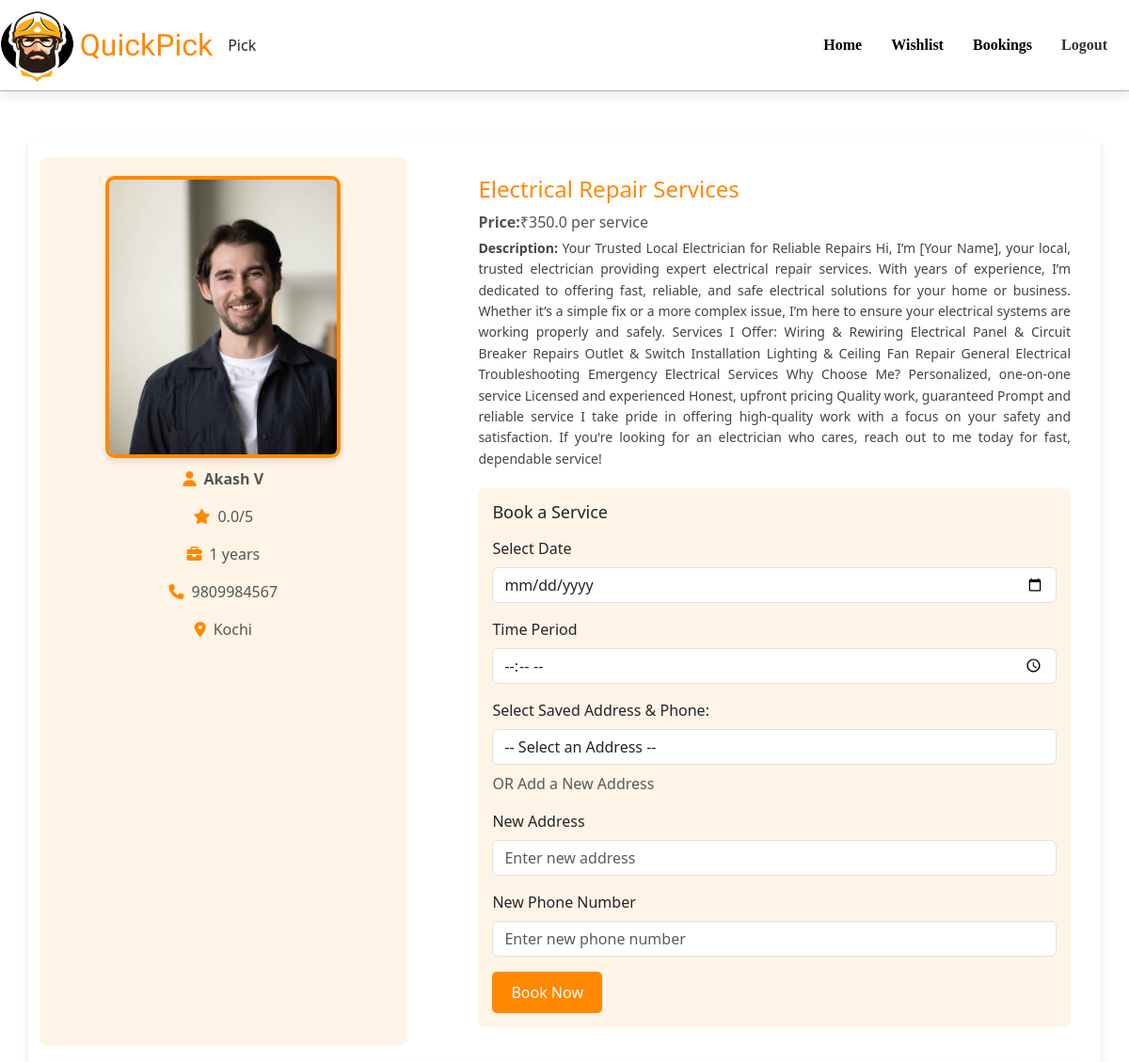
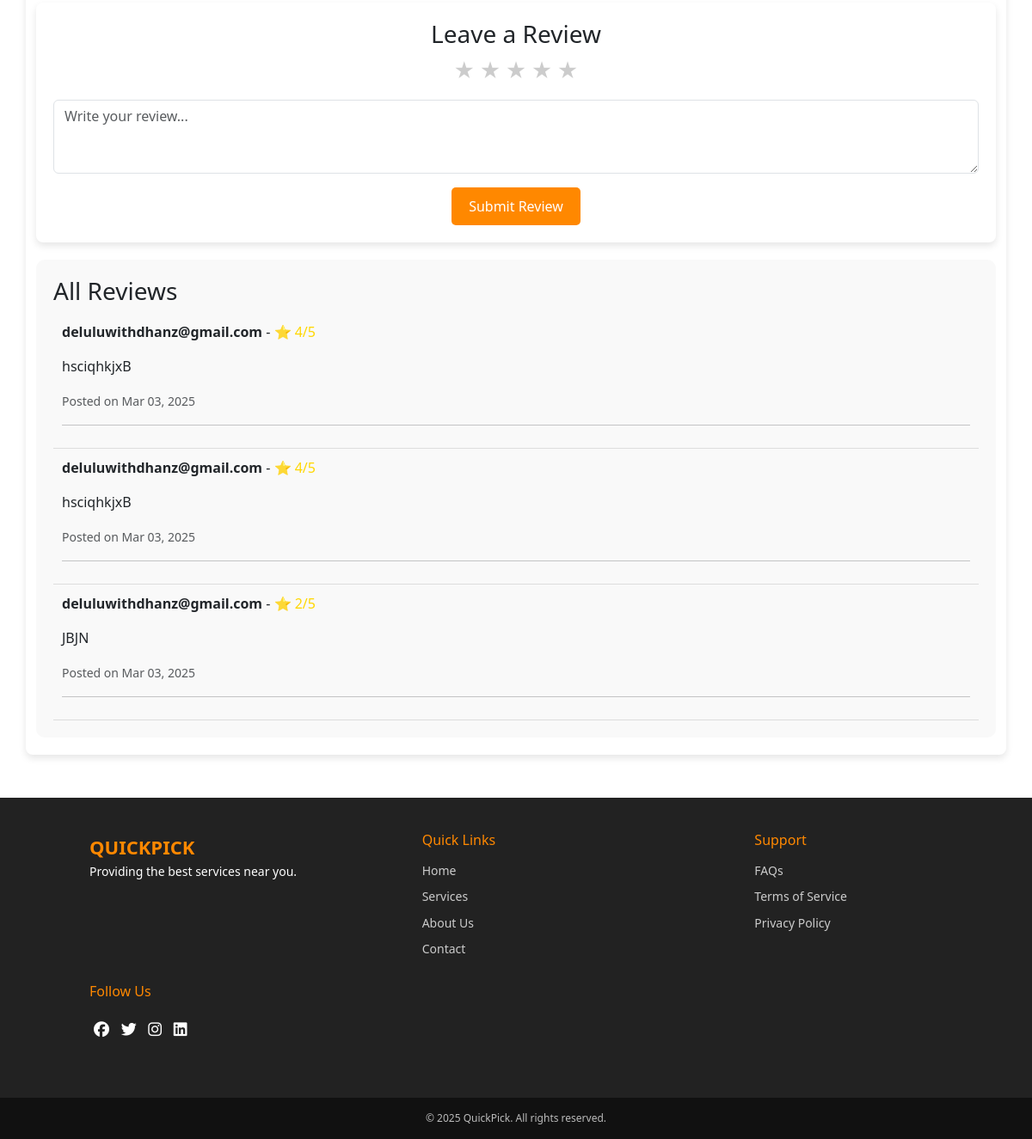
Screenshot of /view_details/2 (signed in) with the database file from the repository (2 pictures, top to bottom).
### app/models.py (models this page shows, shortened)
class ServiceProvider(models.Model):
    category = models.ForeignKey(Category, on_delete=models.CASCADE)
    profile = models.FileField()
    name = models.TextField()
    phone = models.IntegerField(unique=True)
    experience = models.IntegerField()
    availability = models.BooleanField(default=True)
    rating = models.FloatField(default=0.0)
    location = models.TextField()
    des = models.TextField()
    charge = models.FloatField()
    working_hours = models.TextField()

class Category(models.Model):
    category = models.TextField()
    img = models.FileField()

class Review(models.Model):
    provider = models.ForeignKey(ServiceProvider, on_delete=models.CASCADE, related_name="reviews")
    user = models.ForeignKey(User, on_delete=models.CASCADE)
    rating = models.IntegerField()
    message = models.TextField()
    created_at = models.DateTimeField(auto_now_add=True)

### app/views.py (the view, shortened to what this page needs)
# urls.py: path('view_details/<id>',views.view_details),
def view_details(request, id):
    if 'user' in request.session:
        provider = get_object_or_404(ServiceProvider, pk=id)
        reviews = Review.objects.filter(provider=provider)
        saved_addresses = Address.objects.filter(user=request.user)
        return render(request, 'user/view_details.html', {
            'provider': provider,
            'reviews': reviews,
            'saved_addresses': saved_addresses
        })
    else:
        return redirect(user_login)

### templates/user/view_details.html (shortened to what this page needs)
<!DOCTYPE html>
<html lang="en">
<head>
    {% load static %}
    <link rel="stylesheet" href="{% static 'css/details_style.css' %}">
    <link rel="stylesheet" href="{% static 'css/footer.css' %}">
    <link href="https://cdn.jsdelivr.net/npm/bootstrap@5.3.3/dist/css/bootstrap.min.css" rel="stylesheet">
    <link rel="stylesheet" href="https://cdnjs.cloudflare.com/ajax/libs/font-awesome/6.5.1/css/all.min.css">
    <link href="https://cdn.jsdelivr.net/npm/bootstrap@5.3.3/dist/css/bootstrap.min.css" rel="stylesheet">
</head>
<body>
    <nav class="navbar navbar-expand-lg">
        <a href="../../">
            <img src="../../static/logo.png" alt="logo" width="80" height="80">
            <a class="navbar-brand" href="#">QuickPick</a>
            </a>Pick</a>
        <div class="collapse navbar-collapse" id="navbarNav">
          <ul class="navbar-nav ms-auto">
            <li class="nav-item">
              <a class="nav-link active" href="../../">Home</a>
            </li>
            <li class="nav-item">
              <a class="nav-link active" href="../../viewWishlist">Wishlist</a>
            </li>
            <li class="nav-item">
              <a class="nav-link active" href="../../user_bookings">Bookings</a>
            </li>
            <li class="nav-item">
              <a class="nav-link" href="../../logout">Logout</a>
            </li>
          </ul>
        </div>
      </nav>
    <div class="container">
        <div class="left-panel">
            <img src="{{ provider.profile.url }}" alt="Profile Image" class="profile-img">
            <p><i class="fas fa-user"></i><strong> {{ provider.name }}</strong></p>
            <p><i class="fas fa-star"></i>{{ provider.rating }}/5</p>
            <p><i class="fas fa-briefcase"></i> {{ provider.experience }} years</p>
            <p><i class="fas fa-phone"></i> {{ provider.phone }}</p>
            <p><i class="fas fa-map-marker-alt"></i> {{ provider.location }}</p>
        </div>
        <div class="right-panel">
            <h2>{{ provider.category.category }} Services</h2>
            <div class="info">
                <p> <strong>Price:</strong> ₹{{ provider.charge }} per service</p>
            </div>
            <div class="description">
                <strong>Description:</strong> {{ provider.des }}
            </div>
            <div class="booking-form">
                <h3>Book a Service</h3>
                <form action="" method="post">
                    <div class="mb-3">
                        <label for="date" class="form-label">Select Date</label>
                        <input type="date" class="form-control" id="date" name="date" required>
                    </div>
                    <div class="mb-3">
                        <label for="time" class="form-label">Time Period</label>
                        <input type="time" name="time" class="form-control" id="time" required>
                    </div>
                    <label class="form-label">Select Saved Address & Phone:</label>
                    <select class="form-control" name="selected_address" id="selected_address">
                        <option value="">-- Select an Address --</option>
                    </select>
                    <p class="text-muted mt-2">OR Add a New Address</p>
                    <div class="mb-3">
                        <label class="form-label">New Address</label>
                        <input type="text" class="form-control" name="new_address" id="new_address" placeholder="Enter new address">
                    </div>
                    <div class="mb-3">
                        <label class="form-label">New Phone Number</label>
                        <input type="text" class="form-control" name="new_phone" id="new_phone" placeholder="Enter new phone number">
                    </div>
                    <button type="submit" class="btn-book">Book Now</button>
                </form>
            </div>
        </div>
    <div class="review-section">
        <h3>Leave a Review</h3>
        <form action="" method="post">
            <div class="stars">
                <span class="star" onclick="rate(1)">&#9733;</span>
                <span class="star" onclick="rate(2)">&#9733;</span>
                <span class="star" onclick="rate(3)">&#9733;</span>
                <span class="star" onclick="rate(4)">&#9733;</span>
                <span class="star" onclick="rate(5)">&#9733;</span>
            </div>
            <textarea class="form-control mt-3" name="message" rows="3" placeholder="Write your review..."></textarea>
            <button type="submit" name="review" class="btn-book mt-3">Submit Review</button>
        </form>
    </div>
    <div class="review-list">
        <h3>All Reviews</h3>
        {% if reviews %}
        {% for review in reviews %}
        <div class="review-item">
            <p><strong>{{ review.user.username }}</strong> - <span class="rating">⭐ {{ review.rating }}/5</span></p>
            <p>{{ review.message }}</p>
            <p class="text-muted"><small>Posted on {{ review.created_at|date:"M d, Y" }}</small></p>
            <hr>
        </div>
        {% endfor %}
        {% else %}
        <p>No reviews yet. Be the first to leave a review!</p>
        {% endif %}
    </div>
    </div>
<footer class="footer">
    <div class="footer-section">
        <div class="footer-logo">QuickPick</div>
        <p>Providing the best services near you.</p>
    </div>
    <div class="footer-section footer-links">
        <h4>Quick Links</h4>
        <a href="#">Home</a>
        <a href="#">Services</a>
        <a href="#">About Us</a>
        <a href="#">Contact</a>
    </div>
    <div class="footer-section footer-links">
        <h4>Support</h4>
        <a href="#">FAQs</a>
        <a href="#">Terms of Service</a>
        <a href="#">Privacy Policy</a>
    </div>
    <div class="footer-section">
        <h4>Follow Us</h4>
        <div class="footer-social">
            <a href="#"><i class="fab fa-facebook"></i></a>
            <a href="#"><i class="fab fa-twitter"></i></a>
            <a href="#"><i class="fab fa-instagram"></i></a>
            <a href="#"><i class="fab fa-linkedin"></i></a>
        </div>
    </div>
</footer>
<div class="footer-bottom">
    &copy; 2025 QuickPick. All rights reserved.
</div>
</body>
</html>

### static/css/details_style.css (style rules this page uses)
.navbar { background-color: #fff; box-shadow: 0 4px 12px rgba(0, 0, 0, 0.1); padding: 15px 20px; transition: all 0.3s ease; border-bottom: 1px solid rgba(0, 0, 0, 0.301); margin-bottom:20px; }
.navbar-brand { font-size: 2rem !important; font-family: "Sigmar", serif; font-weight: 400; font-style: normal; color: #ff8800 !important; transition: all 0.3s ease; margin-left: 0.4vw; }
.navbar-nav .nav-item .nav-link { font-size: 1rem; color: #333; margin-right: 15px; transition: all 0.3s ease; font-family: "Dancing Script", serif; font-optical-sizing: auto; font-weight: 700; font-style: normal; }
.form-control { border-radius: 8px; border: 1px solid #ccc; padding: 8px; transition: all 0.3s ease; }
body { background-color: #f8f9fa; font-family: Arial, sans-serif; color: #333; margin: 0; padding: 0; }
.container { max-width: 1100px; margin: 50px auto; padding: 20px; background: white; border-radius: 8px; box-shadow: 0 4px 8px rgba(0, 0, 0, 0.1); display: flex; flex-wrap: wrap; justify-content: space-between; }
.left-panel { width: 35%; text-align: center; padding: 20px; background: #fff4e6; border-radius: 8px; }
.profile-img { width: 100%; max-width: 250px; height: 300px; border-radius: 10px; object-fit: cover; border: 4px solid #ff8800; box-shadow: 0 4px 6px rgba(0, 0, 0, 0.1); }
.left-panel p { font-size: 16px; margin-top: 10px; color: #555; display: flex; align-items: center; justify-content: center; }
.left-panel p i { margin-right: 8px; color: #ff8800; }
.right-panel { width: 60%; padding: 20px; }
.right-panel h2 { font-size: 24px; color: #ff8800; }
.info p { font-size: 16px; color: #555; display: flex; align-items: center; margin: 5px 0; }
.description { font-size: 14px; color: #444; line-height: 1.6; text-align: justify; margin-bottom: 20px; }
.booking-form { background-color: #fff4e6; padding: 15px; border-radius: 8px; }
.booking-form h3 { font-size: 18px; margin-bottom: 15px; }
.btn-book { background-color: #ff8800; color: white; border: none; padding: 10px 20px; border-radius: 5px; transition: 0.3s; }
.review-section { width: 100%; max-width: 100%; margin: 20px 0; background: white; padding: 20px; border-radius: 8px; box-shadow: 0 4px 8px rgba(0, 0, 0, 0.1); text-align: center; }
.stars { display: flex; justify-content: center; gap: 5px; }
.star { font-size: 24px; color: #ccc; cursor: pointer; }
.review-list { width: 100%; padding: 20px; background: #f9f9f9; border-radius: 10px; }
.review-item { padding: 10px; border-bottom: 1px solid #ddd; }
.rating { color: gold; }

### static/css/footer.css (style rules this page uses)
.footer { background: #222; background-size:100%; color: white; padding: 40px 20px; font-size: 14px; line-height: 1.6; display: flex; flex-wrap: wrap; justify-content: space-between; align-items: flex-start; }
.footer-section { margin-left:7vw; flex: 1; min-width: 250px; margin-bottom: 20px; }
.footer-logo { font-size: 22px; font-weight: bold; color: #ff8800; text-transform: uppercase; }
.footer-section h4 { font-size: 16px; margin-bottom: 15px; color: #ff8800; }
.footer-links a { display: block; color: #ccc; text-decoration: none; margin-bottom: 8px; transition: color 0.3s; }
.footer-social a { display: inline-block; margin: 5px; color: white; font-size: 18px; transition: color 0.3s; }
.footer-bottom { text-align: center; padding: 15px; background: #111; font-size: 12px; color: #bbb; }

### rows the page displays
ServiceProvider: profile (picture), name "Akash V", rating "0.0", experience "1", phone "9809984567", location "Kochi", category.category "Electrical Repair", charge "350.0", des "Your Trusted Local Electrician for Reliable Repairs Hi, I’m [Your Name], your local, trusted electrician providing expert electrical repair services. With years of experience, I’m dedicated to offering fast, reliable, and safe electrical solutions for your home or business. Whether it’s a simple fix or a more complex issue, I’m here to ensure your electrical systems are working properly and safely. Services I Offer: Wiring & Rewiring Electrical Panel & Circuit Breaker Repairs Outlet & Switch Installation Lighting & Ceiling Fan Repair General Electrical Troubleshooting Emergency Electrical Services Why Choose Me? Personalized, one-on-one service Licensed and experienced Honest, upfront…"
Review: user.username "deluluwithdhanz@gmail.com", rating "4", message "hsciqhkjxB", created_at "Mar 03, 2025"
Review: user.username "deluluwithdhanz@gmail.com", rating "4", message "hsciqhkjxB", created_at "Mar 03, 2025"
Review: user.username "deluluwithdhanz@gmail.com", rating "2", message "JBJN", created_at "Mar 03, 2025"
